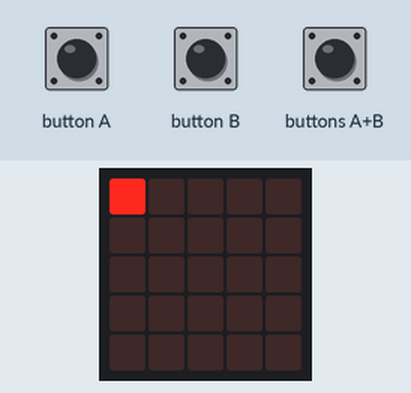
The program below on a simulated BBC micro:bit (MakeCode). Parts: the board's 5×5 LED display. The inputs (shaded band) are chosen by the test bench. Random numbers come from a fixed seed; the short countdown, score and lost-life animations are approximate.

Above: at 1.2 s.
1.3 s: button A pressed for 0.15 s
At 2.6 s:
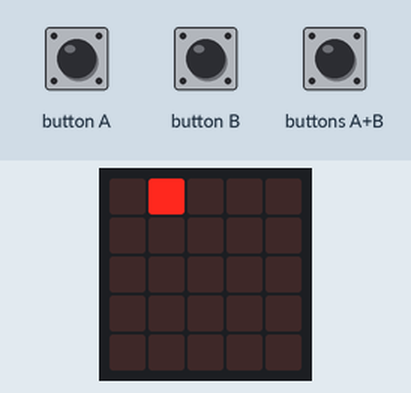
2.9 s: button B pressed for 0.15 s
At 4.1 s:
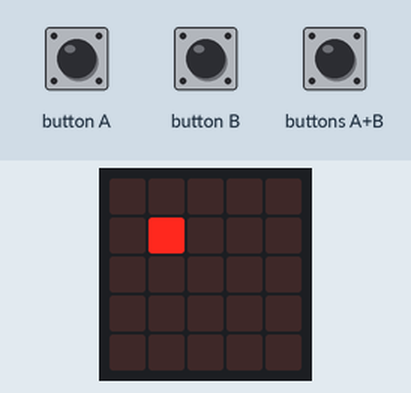
4.5 s: buttons A+B pressed for 0.15 s
At 5.3 s:
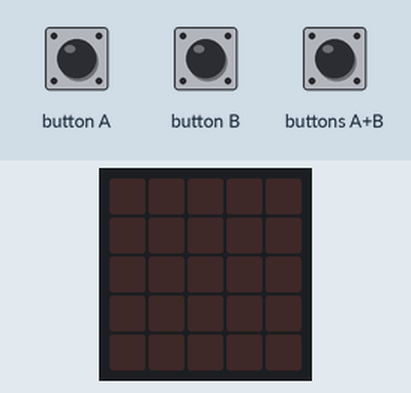
6.1 s: button A pressed for 0.15 s
At 7.4 s:
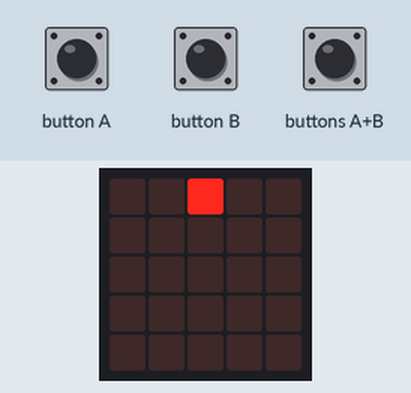
7.7 s: button B pressed for 0.15 s
At 8.9 s:
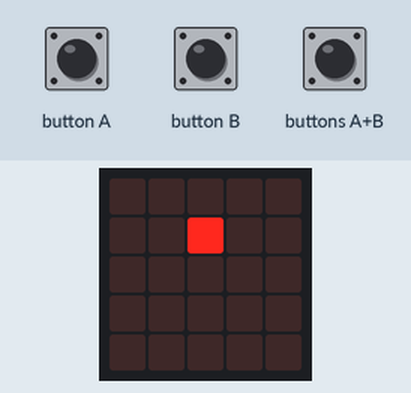
9.3 s: button A pressed for 0.15 s
At 10.1 s:
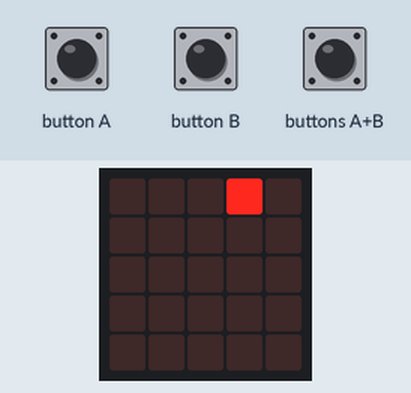
Timing chart, 0 to 11.9 s (numbered marks = the images above; inputs shaded):
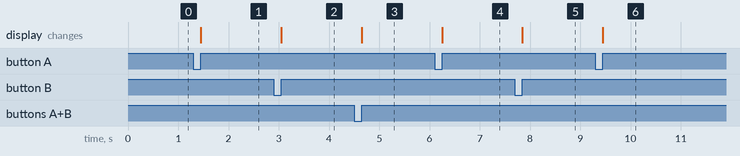

Measured:
- after the input at 1.3 s, the display: changes after 0.15 s (image 1)
- after the input at 2.9 s, the display: changes after 0.15 s (image 2)
- after the input at 4.5 s, the display: changes after 0.15 s (image 3)
- after the input at 6.1 s, the display: changes after 0.15 s (image 4)
- after the input at 7.7 s, the display: changes after 0.15 s (image 5)
- after the input at 9.3 s, the display: changes after 0.15 s (image 6)

The program:

main.ts
```typescript
function isBombHere () {
    index = 0
    while (index <= rdmPosX.length - 1) {
        if ([posX, posY] == [rdmPosX[index], rdmPosY[index]]) {
            basic.showLeds(`
                . . . . .
                . . # . .
                . # # # .
                . . # . .
                . . . . .
                `)
            basic.showLeds(`
                . . # . .
                . # . # .
                # . # . #
                . # . # .
                . . # . .
                `)
            basic.showLeds(`
                # # # # #
                # # # # #
                # # # # #
                # # # # #
                # # # # #
                `)
            basic.showLeds(`
                # # # # #
                # # . # #
                # . . . #
                # # . # #
                # # # # #
                `)
            basic.showLeds(`
                . # . # .
                # . # . #
                . # . # .
                # . # . #
                . # . # .
                `)
            basic.showLeds(`
                . . . . .
                . . . . .
                . . . . .
                . . . . .
                . . . . .
                `)
            index2 = 0
            while (index2 <= rdmPosX.length - 1) {
                led.plot(rdmPosX[index2], rdmPosY[index2])
                basic.pause(100)
                index2 += 1
            }
            basic.pause(5000)
            game.gameOver()
        } else {
            led.plotBrightness(posX, posY, 99)
            index += 1
            game.addScore(1)
        }
    }
}
input.onButtonPressed(Button.A, function () {
    led.unplot(posX, posY)
    posX += 1
    posY = 0
    if (posX > 4) {
        posX = 0
    }
    led.plot(posX, posY)
})
input.onButtonPressed(Button.B, function () {
    led.unplot(posX, posY)
    posY += 1
    if (posY > 4) {
        posY = 0
    }
    led.plot(posX, posY)
})
input.onButtonPressed(Button.AB, function () {
    isBombHere()
})
let index2 = 0
let index = 0
let posY = 0
let posX = 0
let rdmPosY: number[] = []
let rdmPosX: number[] = []
rdmPosX = []
rdmPosY = []
for (let index3 = 0; index3 < 10; index3++) {
    rdmPosX.push(randint(0, 4))
    rdmPosY.push(randint(0, 4))
}
game.setScore(0)
posX = 0
posY = 0
led.plot(posX, posY)
```

test.ts
```typescript
// les tests vont ici ; cela ne sera pas compilé si ce paquet est utilisé en tant qu'extension.
```
